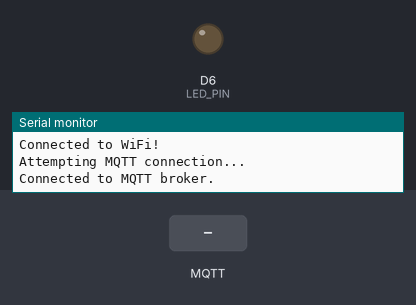
Recording of a sketch running on a simulated Arduino MKR. Parts: output pins drawn as LEDs (lit = HIGH), the last lines printed to the serial monitor. Dashed ring = blinking. The test bench sets the inputs (shaded band). WiFi joins after 1.5 s; servers stay silent unless stated; no MQTT or app messages arrive unless stated.

Above: at 2.7 s.
2.8 s: MQTT message "1" arrives on the first subscribed topic
At 3.2 s:
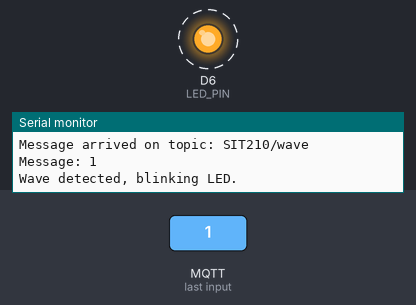
5.8 s: MQTT message "0" arrives on the first subscribed topic
At 6.2 s:
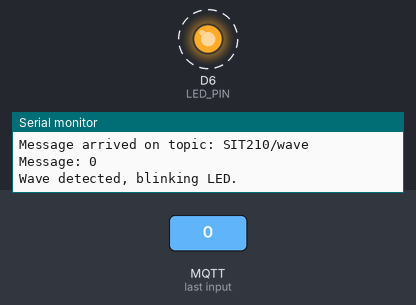
8.8 s: MQTT message "2" arrives on the first subscribed topic
At 12.1 s:
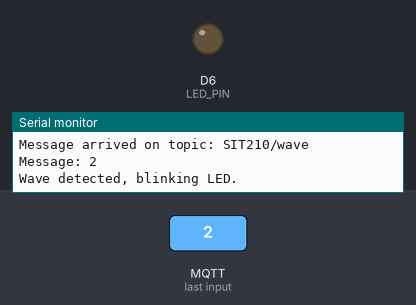
Timing chart, 0 to 13.6 s (numbered marks = the images above; inputs shaded):
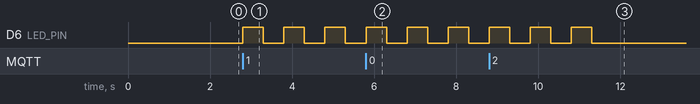

Measured:
- after the input at 2.8 s, D6 (LED_PIN): alternates HIGH for 0.50 s and LOW for 0.50 s, starting at once
- after the input at 5.8 s, D6 (LED_PIN): alternates HIGH for 0.50 s and LOW for 0.50 s, starting at once
- after the input at 8.8 s, D6 (LED_PIN): alternates HIGH for 0.50 s and LOW for 0.50 s, 6 changes in all, then stays LOW, starting at once

The sketch:

subscriber.ino
```cpp
#include <WiFiNINA.h>
#include <PubSubClient.h>
#include "Secrets.h"
#include "functions.h"

// WiFi and MQTT Configuration
const char* WIFI_SSID = SECRET_SSID;     // Replace with your WiFi SSID
const char* WIFI_PASS = SECRET_PASS;     // Replace with your WiFi Password
const char* MQTT_BROKER = BROKER;
const int MQTT_PORT = PORT;
const char* TOPIC_WAVE = "SIT210/wave";  // Topic for publishing wave detection
const char* TOPIC_PAT = "SIT210/pat";    // Topic for publishing pat detection

// LED Pin Definition
const int LED_PIN = 6;  // Pin where the LED is connected

// WiFi and MQTT Clients
WiFiClient espClient;
PubSubClient mqttClient(espClient);

void setup() {
  // Start Serial communication for debugging
  Serial.begin(115200);

  // Initialize WiFi and connect to network
  initializeWiFi();

  // Set MQTT server and callback function
  mqttClient.setServer(MQTT_BROKER, MQTT_PORT);
  mqttClient.setCallback(mqttCallback);

  // Set the LED pin as an output
  pinMode(LED_PIN, OUTPUT);
}

void loop() {
  // Ensure MQTT client is connected to the broker
  if (!mqttClient.connected()) {
    reconnectMQTT();
  }

  mqttClient.loop();  // Handle MQTT messages
}

// Function to initialize WiFi connection
void initializeWiFi() {
  Serial.println("Connecting to WiFi...");
  WiFi.begin(WIFI_SSID, WIFI_PASS);

  // Wait until connected to the WiFi
  while (WiFi.status() != WL_CONNECTED) {
    delay(500);
    Serial.print(".");
  }
  Serial.println("Connected to WiFi!");
}

// Function to reconnect to MQTT broker
void reconnectMQTT() {
  while (!mqttClient.connected()) {
    Serial.println("Attempting MQTT connection...");
    if (mqttClient.connect("Subscriber_Client")) {  // Connect to MQTT broker with a client ID
      Serial.println("Connected to MQTT broker.");
      mqttClient.subscribe(TOPIC_WAVE);  // Subscribe to the wave topic
      mqttClient.subscribe(TOPIC_PAT);   // Subscribe to the pat topic
    } else {
      Serial.print("Failed, rc=");
      Serial.print(mqttClient.state());
      delay(2000);  // Retry after a delay if the connection fails
    }
  }
}

// Callback function triggered when a message is received
void mqttCallback(char* topic, byte* payload, unsigned int length) {
  Serial.print("Message arrived on topic: ");
  Serial.println(topic);

  // Print the message payload
  Serial.print("Message: ");
  for (int i = 0; i < length; i++) {
    Serial.print((char)payload[i]);
  }
  Serial.println();

  // If the message is from the wave topic, blink the LED for a wave
  if (strcmp(topic, TOPIC_WAVE) == 0) {
    Serial.println("Wave detected, blinking LED.");
    blinkLED(3, 500, 500);  // Blink the LED 3 times (wave action)
  }

  // If the message is from the pat topic, blink the LED for a pat
  else if (strcmp(topic, TOPIC_PAT) == 0) {
    Serial.println("Pat detected, blinking LED.");
    blinkLED(5, 300, 300);  // Blink the LED 5 times (pat action)
  }
}

// Function to blink the LED a specified number of times
void blinkLED(int count, int onTime, int offTime) {
  for (int i = 0; i < count; i++) {
    digitalWrite(LED_PIN, HIGH);  // Turn LED on
    delay(onTime);                // Wait for the specified on-time
    digitalWrite(LED_PIN, LOW);   // Turn LED off
    delay(offTime);               // Wait for the specified off-time
  }
}
```

Secrets.h
```cpp
#define SECRET_SSID "Redmi Note 11"
#define SECRET_PASS "mikul5432"
#define BROKER "broker.emqx.io"
#define PORT 1883
```

functions.h
```cpp
#ifndef FUNCTIONS_H
#define FUNCTIONS_H

void initializeWiFi();
void reconnectMQTT();
void mqttCallback(char* topic, byte* payload, unsigned int length);
void blinkLED(int count, int onTime, int offTime);

#endif
```
